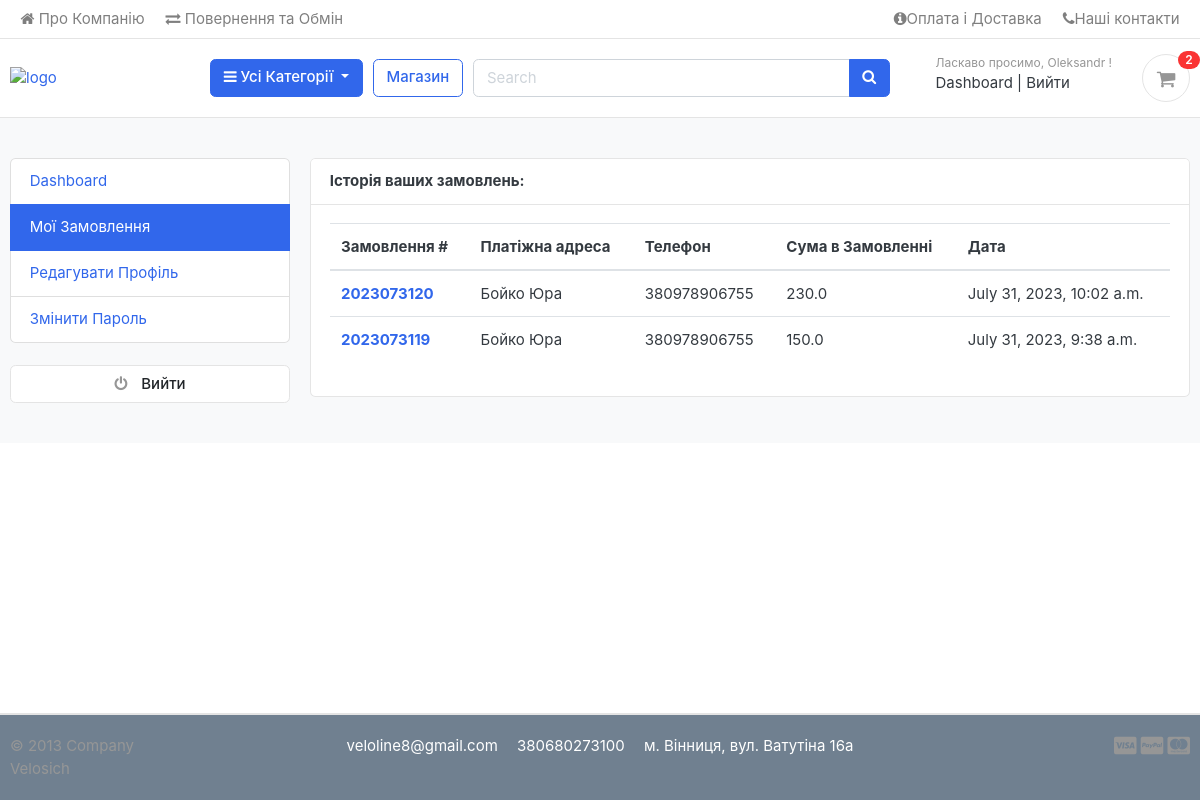
/accounts/my_orders/ (signed in), run on an earlier commit of the app's database.
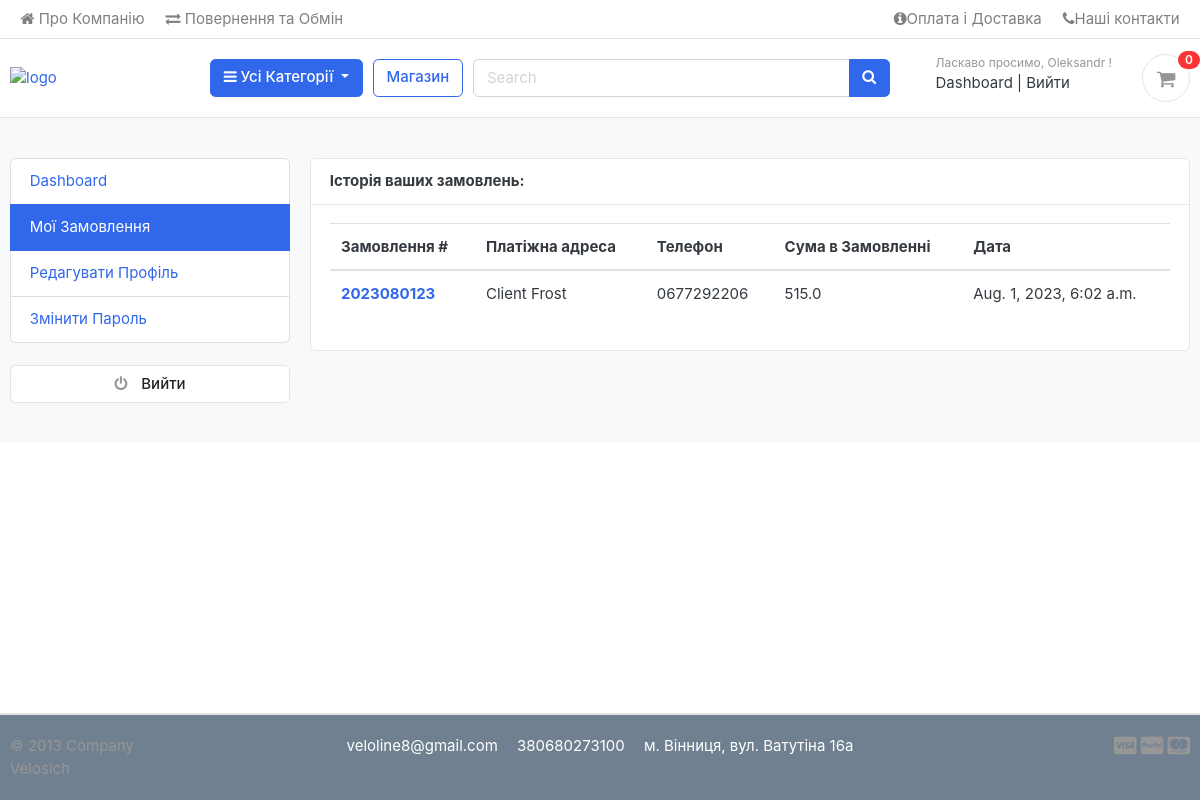
And on a later commit of the database.
### accounts/models.py (models this page shows, shortened)
class Account(AbstractBaseUser):
    first_name = models.CharField(max_length=50)
    last_name = models.CharField(max_length=50)
    username = models.CharField(max_length=50, unique=True)
    email = models.EmailField(max_length=100, unique=True)
    phone_number = models.CharField(max_length=50)
    date_joined = models.DateTimeField(auto_now_add=True)
    last_login = models.DateTimeField(auto_now=True)
    is_admin = models.BooleanField(default=False)
    is_staff = models.BooleanField(default=False)
    is_active = models.BooleanField(default=False)
    is_superadmin = models.BooleanField(default=False)
    USERNAME_FIELD = 'email'
    REQUIRED_FIELDS = ["username", "first_name", "last_name"]
    objects = MyAccountManager()

### orders/models.py (models this page shows, shortened)
class Order(models.Model):
    STATUS = (
        ('New', 'New'),
        ('Accepted', 'Accepted'),
        ('Completed', 'Completed'),
        ('Cancelled', 'Cancelled'),
    )
    user = models.ForeignKey(Account, on_delete=models.SET_NULL, null=True)
    payment = models.ForeignKey(Payment, on_delete=models.SET_NULL, blank=True, null=True)
    order_number = models.CharField(max_length=20)
    first_name = models.CharField(max_length=50)
    last_name = models.CharField(max_length=50)
    phone = models.CharField(max_length=15)
    email = models.EmailField(max_length=50)
    address_line_1 = models.CharField(max_length=100)
    address_line_2 = models.CharField(max_length=100, blank=True)
    state = models.CharField(max_length=50)
    city = models.CharField(max_length=50)
    order_note = models.CharField(max_length=500, blank=True)
    order_total = models.FloatField()
    status = models.CharField(max_length=10, choices=STATUS, default="New")
    ip = models.CharField(blank=True, max_length=20)
    is_ordered = models.BooleanField(default=False)
    created_at = models.DateTimeField(auto_now_add=True)
    updated_at = models.DateTimeField(auto_now=True)
    def full_name(self):
        return f"{self.first_name} {self.last_name}"

### accounts/views.py (the view)
# urls.py: path('my_orders/', views.my_orders, name="my_orders"),
@login_required(login_url='login')
def my_orders(request):
    orders = Order.objects.filter(user=request.user, is_ordered=True).order_by('-created_at')
    context = {
        "orders": orders,
    }
    return render(request, 'accounts/my_orders.html', context)

### carts/context_processors.py (called while the page is built)
def counter(request):
    cart_count = 0
    if "admin" in request.path:
        return {}
    else:
        try:
            cart = Cart.objects.filter(cart_id=_cart_id(request))
            if request.user.is_authenticated:
                cart_items = CartItem.objects.all().filter(user=request.user)
            else:
                cart_items = CartItem.objects.all().filter(cart=cart[:1])
            for cart_item in cart_items:
                cart_count += cart_item.quantity
        except Cart.DoesNotExist:
            cart_count = 0
    return dict(cart_count=cart_count)

### carts/views.py (called while the page is built)
def _cart_id(request):
    cart = request.session.session_key
    if not cart:
        cart = request.session.create()
    return cart

### category/context_processors.py (called while the page is built)
def menu_links(request):
    links = Category.objects.all()
    return dict(links=links)

### category/models.py (called while the page is built)
    def get_url(self):
        return reverse("products_by_category", args=[self.slug])

### templates/accounts/my_orders.html (shortened to what this page needs)
{% extends 'base.html' %}
{% block content %}
<section class="section-conten padding-y bg">
  <div class="container">
    <div class="row">
    {% include 'includes/dashboard_sidebar.html' %}
    <main class="col-md-9">
      <article class="card">
      <header class="card-header">
        <strong class="d-inline-block mr-3">Історія ваших замовлень:</strong>
      </header>
      <div class="card-body">
        <div class="row">
         <div class="col-md-12">
          <table class="table table-hover">
            <thead>
              <tr>
                <th scope="col">Замовлення #</th>
                <th scope="col">Платіжна адреса</th>
                <th scope="col">Телефон</th>
                <th scope="col">Сума в Замовленні</th>
                <th scope="col">Дата</th>
              </tr>
            </thead>
            <tbody>
              {% for order in orders %}
              <tr>
                <th scope="row"><a href="{% url 'order_detail' order.order_number %}">{{order.order_number }}</a></th>
                <td>{{ order.full_name }}</td>
                <td>{{ order.phone }}</td>
                <td>{{ order.order_total }}</td>
                <td>{{ order.created_at }}</td>
              </tr>
              {% endfor %}
            </tbody>
          </table>
         </div>
        </div>
      </div>
      </article>
    </main>
  </div>
  </div>
  </section>
{% endblock %}

### templates/base.html (shortened to what this page needs)
{% load static %}
<!DOCTYPE HTML>
<html lang="en">
<head>
<link href="{% static 'css/bootstrap.css' %}" rel="stylesheet" type="text/css"/>
<link href="{% static 'fonts/fontawesome/css/all.min.css' %}" type="text/css" rel="stylesheet">
<link href="{% static 'css/ui.css' %}" rel="stylesheet" type="text/css"/>
<link href="{% static 'css/responsive.css' %}" rel="stylesheet" media="only screen and (max-width: 1200px)" />
<link href="{% static 'css/custom.css' %}" rel="stylesheet" type="text/css"/>
<link rel="stylesheet" href="https://cdnjs.cloudflare.com/ajax/libs/font-awesome/4.7.0/css/font-awesome.min.css">
</head>
<body>
  {% include 'includes/navbar.html' %}
  {% block content %}
  {% endblock %}
</body>
  {% include 'includes/footer.html' %}

### templates/includes/navbar.html (shortened to what this page needs)
{% load static %}
<header class="section-header">
  <nav class="navbar p-md-0 navbar-expand-sm navbar-light border-bottom">
  <div class="container">
    <div class="collapse navbar-collapse" id="navbarTop4">
      <ul class="navbar-nav mr-auto">
        <li class="nav-item dropdown">
         <a href="{% url 'about' %}" class="nav-link"><i class="fa fa-home" aria-hidden="true"></i> Про Компанію </a>
      </li>
        <li class="nav-item dropdown">
         <a href="{% url 'return_info' %}" class="nav-link"><i class="fa fa-exchange" aria-hidden="true"></i> Повернення та Обмін </a>
      </li>
      </ul>
      <ul class="navbar-nav">
      <li><a href="{% url 'info' %}" class="nav-link"> <i class="fa fa-info-circle" aria-hidden="true"></i>Оплата і Доставка </a></li>
      <li><a href="{% url 'contacts' %}" class="nav-link"> <i class="fa fa-phone"></i>Наші контакти </a></li>
    </ul>
    </div>
  </div>
  </nav>
  <section class="header-main border-bottom">
    <div class="container">
  <div class="row align-items-center">
    <div class="col-lg-2 col-md-3 col-6">
      <a href="{% url 'home' %}" class="brand-wrap">
        <img class="logo" src="{% static 'images/logo-white.png' %}" style="width: 180px;" alt="logo">
      </a>
    </div>
    <div class="col-lg col-sm col-md col-6 flex-grow-0">
      <div class="category-wrap dropdown d-inline-block float-right">
        <button type="button" class="btn btn-primary dropdown-toggle" data-toggle="dropdown">
          <i class="fa fa-bars"></i> Усі Категорії
        </button>
      </div>
    </div>
    <a href="{% url 'store' %}" class="btn btn-outline-primary">Магазин</a>
    <div class="col-lg  col-md-6 col-sm-12 col">
      <form action="{% url 'search' %}" class="search" method="GET">
        <div class="input-group w-100">
            <input type="text" class="form-control" style="width:60%;" placeholder="Search" name="keyword">
            <div class="input-group-append">
              <button class="btn btn-primary" type="submit">
                <i class="fa fa-search"></i>
              </button>
            </div>
          </div>
      </form>
    </div>
    <div class="col-lg-3 col-sm-6 col-8 order-2 order-lg-3">
          <div class="d-flex justify-content-end mb-3 mb-lg-0">
            {% if user.id is None %}
            <div class="widget-header">
              <small class="title text-muted">Ласкаво просимо, гість!</small>
              <div>
                <a href="{% url 'login' %}">Увійти</a> <span class="dark-transp"> | </span>
                <a href="{% url 'register' %}"> Зареєструватися</a>
              </div>
            </div>
            {% else %}
            <div class="widget-header">
              <small class="title text-muted">Ласкаво просимо, {{user.first_name}} !</small>
              <div>
                <a href="{% url 'dashboard' %}">Dashboard</a> <span class="dark-transp"> | </span>
                <a href="{% url 'logout' %}"> Вийти</a>
              </div>
            </div>
            {% endif %}
            <a href="{% url 'cart' %}" class="widget-header pl-3 ml-3">
              <div class="icon icon-sm rounded-circle border"><i class="fa fa-shopping-cart"></i></div>
              <span class="badge badge-pill badge-danger notify">{{ cart_count }}</span>
            </a>
          </div>
        </div>
  </div>
    </div>
  </section>
  </header>

### templates/includes/dashboard_sidebar.html
<aside class="col-md-3">
  <ul class="list-group">
    <a class="list-group-item {% if '/accounts/' == request.path %}active{% endif %}" href="{% url 'dashboard' %}"> Dashboard </a>
    <a class="list-group-item {% if '/my_orders/' in request.path %}active{% endif %}" href="{% url 'my_orders' %}"> Мої Замовлення </a>
    <a class="list-group-item {% if '/edit_profile/' in request.path %}active{% endif %}" href="{% url 'edit_profile' %}"> Редагувати Профіль </a>
    <a class="list-group-item {% if '/change_password/' in request.path %}active{% endif %}" href="{% url 'change_password' %}">Змінити Пароль </a>
  </ul>
  <br>
  <a class="btn btn-light btn-block" href="{% url 'logout' %}"> <i class="fa fa-power-off"></i> <span class="text">Вийти </span> </a>
</aside>

### templates/includes/footer.html (shortened to what this page needs)
<footer class="fixed-bottom section-footer border-top">
	<div class="container">
		<section class="footer-bottom border-top row">
			<div class="col-md-2">
				<p class="text-muted"> &copy 2013 Company Velosich </p>
			</div>
			<div class="col-md-8 text-md-center text-white">
				<span  class="px-2">veloline8@gmail.com</span>
				<span  class="px-2">380680273100</span>
				<span  class="px-2">м. Вінниця, вул. Ватутіна 16а</span>
			</div>
			<div class="col-md-2 text-md-right text-muted">
				<i class="fab fa-lg fa-cc-visa"></i>
				<i class="fab fa-lg fa-cc-paypal"></i>
				<i class="fab fa-lg fa-cc-mastercard"></i>
			</div>
		</section>
	</div>
</footer>

### static/css/ui.css (style rules this page uses)
html { font-family: "Inter", sans-serif; font-size: 15px; }
.icon-xs, .icon-sm, .icon-md, .icon-lg { display: inline-block; text-align: center; flex-shrink: 0; flex-grow: 0; }
.icon-sm { width: 48px; height: 48px; line-height: 48px !important; font-size: 20px; }
.padding-y { padding-top: 40px; padding-bottom: 40px; }
article:after, .form-group:after { display: block; clear: both; content: ""; }
.bg { background-color: #f8f9fa; }
p:last-child { margin-bottom: 0; }
.header-main { position: relative; padding-top: 1rem; padding-bottom: 1rem; }
.brand-wrap .logo, .navbar-brand .logo { margin-right: 7px; max-height: 42px; display: inline-block; }
.widget-header { display: inline-block; vertical-align: middle; position: relative; }
.widget-header a { color: #343a40; }
.widget-header i { color: #969696; }
.widget-header .title { display: block; }
.widget-header .notify { position: absolute; top: -3px; right: -10px; }
.footer-bottom { padding-top: 20px; padding-bottom: 20px; }
.btn-light { background-color: #fff; border-color: #e4e4e4; }
.btn-light i { color: #969696; }
.btn i + .text { margin-left: 10px; }
.notify { position: absolute; top: -4px; right: -10px; display: inline-block; padding: 0.25em 0.6em; font-size: 12px; line-height: 1; text-align: center; border-radius: 3rem; color: #fff; background-color: #fa3434; }

### static/css/custom.css (style rules this page uses)
footer { background: #708090; }
html, body { height: 100%; }
footer { flex-shrink: 0; }

What changed in the data, as far as the page shows it:
removed Order: order_number "2023073120", full_name "Бойко Юра", phone "380978906755", order_total "230.0", created_at "July 31, 2023, 10:02 a.m."
removed Order: order_number "2023073119", full_name "Бойко Юра", phone "380978906755", order_total "150.0", created_at "July 31, 2023, 9:38 a.m."
added Order: order_number "2023080123", full_name "Client Frost", phone "0677292206", order_total "515.0", created_at "Aug. 1, 2023, 6:02 a.m."
Also different on the page:
{{ cart_count }}: "2" → "0"
